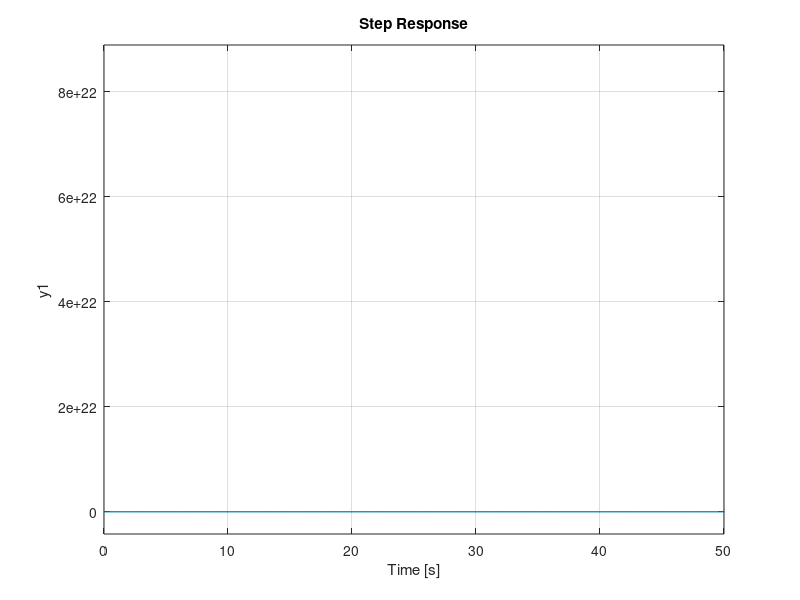

Recreate this plot in MATLAB.
% wm = 1/(raiz(a)*T)
% phi_m vem do grafico de fase
% Gc(s)=K*(T*s+1)/(aTs+1)

% 1) obtenha K com base nas condicoes de erro/constante de posicao ou velocidade
% 2) plot Gl=G*K e obtenha (MF, Wg) e (MG, Wf)
% 3) psi= MF_requerida - MF_medida
%    phi = psi+8 (somar entre 5 a 9, padrao = 8°)
% 4) alfa = (1-sen(phi))/(1+sen(phi))
% 5) em wn, |G(wn)|=-20*log10(1/raiz(alfa)), entao, dado o modulo calculado, obtenha
%    wn
% 5) T=1/(sqrt(alfa)*wn)
% 6) Gc(s)=k*(T*s+1)/(aTs+1)
% 7) verificar se requisitos foram atingidos

% Ev <= 0.1     Ev =1/(s+s*k*G(s)), s->0
% 1/(k/(0+2)) <=0.1       -> 1/(k/2)<=0.1 -> 2/k<=0.1 -> 20<=k -> k>=20 

%%
close all;
clear all;

s=tf('s')
G=(60.77*s^3 -36.61*s^2 - 2.804*s - 0.04459)/(s^4 + 1.074*s^3 + 0.1726*s^2 + 0.008238*s + 0.0001661)
%k=0.0335/(s-0.673)
k=20/(s-0.673)
Gl=G*k
margin(Gl)
% MF = 7.37   Wf = 7.77 rad/s
% MG = inf.             Wg = inf.

%%
psi=45-(1.65)
phi=(psi)+9
alfa=(1-sind(phi))/(1+sind(phi))
mdGwn=-20*log10(1/sqrt(alfa))
wn=59.9
T=1/(sqrt(alfa)*wn)

Gc=(T*s+1)/(alfa*T*s+1)
margin(Gc*G)

%%
%Gc=(0.9794*s +20)/(0.005691*s^2 +0.9962*s -0.673)
step(feedback(Gl,1))
hold on
step(feedback(Gl*Gc,1))